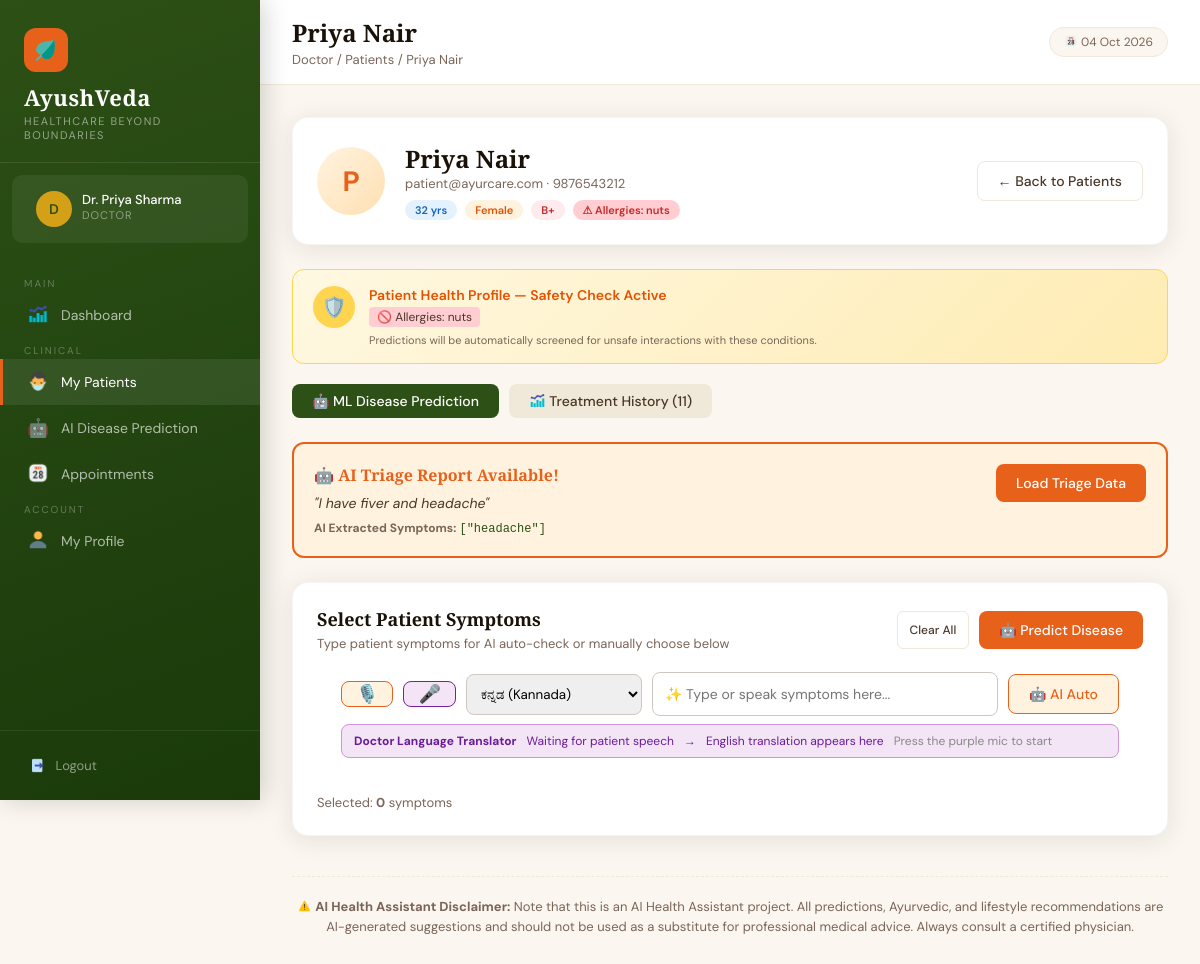
/doctor/patients/1 (signed in), run on the app's committed database.
### tables this page shows
CREATE TABLE doctors (
            id INTEGER PRIMARY KEY AUTOINCREMENT,
            name TEXT NOT NULL,
            email TEXT UNIQUE NOT NULL,
            password TEXT NOT NULL,
            phone TEXT,
            specialization TEXT,
            qualification TEXT,
            experience INTEGER DEFAULT 0,
            created_at TIMESTAMP DEFAULT CURRENT_TIMESTAMP
        );

CREATE TABLE patients (
            id INTEGER PRIMARY KEY AUTOINCREMENT,
            name TEXT NOT NULL,
            email TEXT UNIQUE NOT NULL,
            password TEXT NOT NULL,
            phone TEXT,
            age INTEGER,
            gender TEXT,
            blood_group TEXT,
            address TEXT,
            doctor_id INTEGER,
            created_at TIMESTAMP DEFAULT CURRENT_TIMESTAMP, preexisting_conditions TEXT, allergies TEXT, triage_raw_text TEXT, triage_symptoms TEXT, latitude REAL, longitude REAL, location_updated_at TIMESTAMP, share_location INTEGER DEFAULT 0,
            FOREIGN KEY (doctor_id) REFERENCES doctors(id)
        );

### app.py (the view)
@app.route('/doctor/patients/<int:id>')
@login_required('doctor')
def doctor_view_patient(id):
    conn = get_db()
    patient = conn.execute("SELECT * FROM patients WHERE id=?", (id,)).fetchone()
    prescriptions = conn.execute(
        "SELECT pr.*, d.name as doctor_name FROM prescriptions pr LEFT JOIN doctors d ON pr.doctor_id=d.id WHERE pr.patient_id=? ORDER BY pr.created_at DESC",
        (id,)
    ).fetchall()
    doctor = conn.execute("SELECT * FROM doctors WHERE id=?", (session['user_id'],)).fetchone()
    conn.close()
    return render_template('doctor/view_patient.html', patient=patient, prescriptions=prescriptions, symptoms_list=symptoms_list, doctor=doctor)

### app.py (called while the page is built)
@app.context_processor
def inject_now():
    return {'now': datetime.now().strftime('%d %b %Y')}

def get_db():
    if os.environ.get('VERCEL') and not os.path.exists(DB_PATH):
        orig_db = os.path.join(BASE_DIR, 'ayurcare.db')
        if os.path.exists(orig_db):
            import shutil
            shutil.copyfile(orig_db, DB_PATH)
    conn = sqlite3.connect(DB_PATH)
    conn.row_factory = sqlite3.Row
    return conn

def login_required(role):
    def decorator(f):
        @wraps(f)
        def wrapper(*args, **kwargs):
            if session.get('role') != role:
                flash('Please login to continue.', 'error')
                return redirect(url_for(f'{role}_login'))
            return f(*args, **kwargs)
        return wrapper
    return decorator

### templates/doctor/view_patient.html (shortened to what this page needs)
{% extends 'base.html' %}
{% block page_title %}{{ patient.name }}{% endblock %}
{% block breadcrumb %}Doctor / Patients / {{ patient.name }}{% endblock %}
{% block nav %}
<span class="nav-section-label">Main</span>
<a href="/doctor/dashboard" class="nav-link"><span class="icon"><img src="/static/images/dashboard_icon.png" style="height:1.2em;width:1.2em;vertical-align:-0.2em;"></span> Dashboard</a>
<span class="nav-section-label">Clinical</span>
<a href="/doctor/patients" class="nav-link{% if not prediction_mode %} active{% endif %}"><span class="icon"><img src="/static/images/patients_icon.png" style="height:1.2em;width:1.2em;vertical-align:-0.2em;"></span> My Patients</a>
<a href="/doctor/predict{% if prediction_mode %}?patient_id={{ patient.id }}{% endif %}" class="nav-link{% if prediction_mode %} active{% endif %}"><span class="icon">🤖</span> AI Disease Prediction</a>
<a href="/doctor/appointments" class="nav-link"><span class="icon"><img src="/static/images/appointments_icon.png" style="height:1.2em;width:1.2em;vertical-align:-0.2em;"></span> Appointments</a>
<span class="nav-section-label">Account</span>
<a href="/doctor/profile" class="nav-link"><span class="icon"><img src="/static/images/profile_icon.png" style="height:1.2em;width:1.2em;vertical-align:-0.2em;"></span> My Profile</a>
{% endblock %}
{% block content %}
<div class="card" style="margin-bottom:24px">
    <div style="display:flex;align-items:center;justify-content:space-between;flex-wrap:wrap;gap:16px">
        <div style="display:flex;align-items:center;gap:20px">
            <div style="width:68px;height:68px;background:linear-gradient(135deg,#FFF3E0,#FFE0B2);border-radius:50%;display:flex;align-items:center;justify-content:center;font-size:28px;font-weight:700;color:#E8611A">
                {{ patient.name[0].upper() }}
            </div>
            <div>
                <h2 style="font-size:24px">{{ patient.name }}</h2>
                <p style="color:#7A6558;font-size:13px">{{ patient.email }} · {{ patient.phone or 'No phone' }}</p>
                <div style="display:flex;gap:8px;margin-top:8px;flex-wrap:wrap">
                    <span class="badge badge-blue">{{ patient.age or 'N/A' }} yrs</span>
                    <span class="badge badge-orange">{{ patient.gender or 'N/A' }}</span>
                    <span class="badge badge-red">{{ patient.blood_group or 'N/A' }}</span>
                    {% if patient.allergies %}
                    <span class="badge badge-red" style="background:#FFCDD2;color:#C62828">⚠ Allergies: {{ patient.allergies }}</span>
                    {% endif %}
                </div>
            </div>
        </div>
        <a href="/doctor/patients" class="btn btn-outline">← Back to Patients</a>
    </div>
</div>
{% if patient.preexisting_conditions or patient.allergies %}
<div class="health-profile-card">
    <div class="hp-icon">🛡️</div>
    <div style="flex:1">
        <div style="font-size:14px;font-weight:600;color:#E65100;margin-bottom:4px">Patient Health Profile — Safety Check Active</div>
        <div style="font-size:12px;color:#4A3728;line-height:1.6">
            {% if patient.allergies %}
            <span style="background:#FFCDD2;padding:2px 8px;border-radius:4px">🚫 Allergies: {{ patient.allergies }}</span>
            {% endif %}
        </div>
        <div style="font-size:11px;color:#7A6558;margin-top:6px">Predictions will be automatically screened for unsafe interactions with these conditions.</div>
    </div>
</div>
{% endif %}
<div style="display:flex;gap:10px;margin-bottom:24px">
    <button class="tab-btn{% if request.args.get('tab', 'predict') != 'history' %} active{% endif %}" onclick="showTab('predict',this)">🤖 ML Disease Prediction</button>
    <button class="tab-btn{% if request.args.get('tab') == 'history' %} active{% endif %}" onclick="showTab('history',this)"><img src="/static/images/dashboard_icon.png" style="height:1.2em;width:1.2em;vertical-align:-0.2em;"> Treatment History ({{ prescriptions|length }})</button>
</div>
<div id="tab_predict"{% if request.args.get('tab') == 'history' %} style="display:none"{% endif %}>
    {% if patient.triage_symptoms %}
    <div style="background:#FFF3E0;border:2px solid #E8611A;border-radius:12px;padding:20px;margin-bottom:24px;">
        <div style="display:flex;justify-content:space-between;align-items:flex-start">
            <div>
                <h4 style="margin:0;color:#E8611A;font-size:16px;display:flex;align-items:center;gap:6px">🤖 AI Triage Report Available!</h4>
                <p style="margin:8px 0;font-size:14px;color:#4A3728;font-style:italic;">"{{ patient.triage_raw_text }}"</p>
                <div style="font-size:12px;color:#7A6558">
                    <strong>AI Extracted Symptoms:</strong>
                    <span style="font-family:monospace;color:#2D5016">{{ patient.triage_symptoms }}</span>
                </div>
            </div>
            <button class="btn btn-primary" onclick="loadTriageData()" style="background:#E8611A;border-color:#E8611A;box-shadow:none">Load Triage Data</button>
        </div>
    </div>
    {% endif %}
    <div class="card" style="margin-bottom:20px">
        <div class="card-header">
            <div>
                <h3 class="card-title">Select Patient Symptoms</h3>
                <p style="font-size:13px;color:#7A6558;margin-top:4px">Type patient symptoms for AI auto-check or manually choose below</p>
            </div>
            <div style="display:flex;gap:10px">
                <button onclick="clearSymptoms()" class="btn btn-outline btn-sm">Clear All</button>
                <button onclick="predictDisease()" class="btn btn-primary" id="predict_btn">🤖 Predict Disease</button>
            </div>
        </div>
        <div style="margin-bottom:8px;display:flex;gap:10px;padding:0 24px;flex-wrap:wrap;align-items:center;">
            <button type="button" onclick="startDictation()" class="btn btn-outline" id="voice_btn" style="border-color:#E8611A;color:#E8611A;background:#FFF3E0;font-size:18px;padding:0 14px;" title="Dictate Symptoms">🎙️</button>
            <button type="button" onclick="toggleDoctorTranslation()" id="trans_record_btn" class="btn btn-outline" style="border-color:#7B1FA2;color:#7B1FA2;background:#F3E5F5;font-size:18px;padding:0 14px;" title="Doctor Language Translator">🎤</button>
            <select id="trans_lang" aria-label="Doctor language translator language" style="padding:10px;border:1px solid #D0C8C0;border-radius:8px;min-width:160px;font-family:'DM Sans';">
                <option value="kn">ಕನ್ನಡ (Kannada)</option>
            </select>
            <input type="text" id="ai_symptom_input" placeholder="✨ Type or speak symptoms here..." style="flex:1;padding:12px;border:1px solid #D0C8C0;border-radius:8px;font-family:'DM Sans';font-size:14px">
            <button type="button" onclick="extractSymptoms()" class="btn btn-outline" id="ai_extract_btn" style="border-color:#E8611A;color:#E8611A;background:#FFF3E0">🤖 AI Auto</button>
        </div>
        <div style="margin:0 24px 20px;padding:8px 12px;background:#F3E5F5;border:1px solid #CE93D8;border-radius:8px;font-size:12px;color:#6A1B9A;display:flex;gap:10px;align-items:center;flex-wrap:wrap;">
            <strong>Doctor Language Translator</strong>
            <span id="trans_source">Waiting for patient speech</span>
            <span aria-hidden="true">→</span>
            <span id="trans_result">English translation appears here</span>
            <span id="trans_status" style="color:#888;">Press the purple mic to start</span>
        </div>
        <div style="margin-top:16px;font-size:13px;color:#7A6558">
            Selected: <strong id="selected_count">0</strong> symptoms
        </div>
    </div>
</div>
{% endblock %}

### templates/base.html (shortened to what this page needs)
<!DOCTYPE html>
<html lang="en">
<head>
</head>
<body>
    {% block body %}
    <div class="sidebar">
        <div class="sidebar-brand">
            <div class="logo-icon"><img src="/static/images/logo_icon.png"
                    style="height:1.2em;width:1.2em;vertical-align:-0.2em;"></div>
            <h2>AyushVeda</h2>
            <p>Healthcare Beyond Boundaries</p>
        </div>
        {% if session.user_name %}
        <div class="sidebar-user">
            <div class="avatar">{{ session.user_name[0].upper() }}</div>
            <div class="user-info">
                <div class="user-name">{{ session.user_name }}</div>
                <div class="user-role">{{ session.role|capitalize }}</div>
            </div>
        </div>
        {% endif %}
        <nav class="sidebar-nav">
            {% block nav %}{% endblock %}
        </nav>
        <div class="sidebar-footer">
            <a href="/logout" class="logout-btn"><img src="/static/images/logout_icon.png"
                    style="height:1.2em;width:1.2em;vertical-align:-0.2em;"> Logout</a>
        </div>
    </div>
    <div class="main">
        <div class="topbar">
            <div style="display:flex;align-items:center;gap:12px;">
                <div>
                    <h1>{% block page_title %}Dashboard{% endblock %}</h1>
                    <div class="breadcrumb">{% block breadcrumb %}Home{% endblock %}</div>
                </div>
            </div>
            <div class="topbar-right">
                <span class="date-badge"><img src="/static/images/appointments_icon.png"
                        style="height:1.2em;width:1.2em;vertical-align:-0.2em;"> {{ now }}</span>
            </div>
        </div>
        <div class="content">
            {% block content %}{% endblock %}
            <div class="content-footer"
                style="margin-top: 40px; padding-top: 20px; border-top: 1px dashed var(--cream-dark); text-align: center; font-size: 13px; color: var(--text-light); line-height: 1.5;">
                <strong><img src="/static/images/warning_icon.png"
                        style="height:1.2em;width:1.2em;vertical-align:-0.2em;"> AI Health Assistant
                    Disclaimer:</strong> Note that this is an AI Health Assistant project. All predictions, Ayurvedic,
                and lifestyle recommendations are AI-generated suggestions and should not be used as a substitute for
                professional medical advice. Always consult a certified physician.
            </div>
        </div>
    </div>
    {% endblock %}
</body>
</html>

### templates/doctor/view_patient.html (style rules this page uses)
.tab-btn { padding: 8px 20px; border: none; border-radius: 8px; cursor: pointer; font-family: 'DM Sans'; font-size: 14px; font-weight: 500; transition: all 0.2s; background: #F0E8D8; color: #4A3728; }
.tab-btn.active { background: #2D5016; color: #fff; }
.health-profile-card { background: linear-gradient(135deg, #FFF8E1, #FFECB3); border: 1.5px solid #FFD54F; border-radius: 12px; padding: 16px 20px; margin-bottom: 20px; display: flex; align-items: flex-start; gap: 14px; }
.health-profile-card .hp-icon { width: 42px; height: 42px; border-radius: 50%; background: #FFD54F; display: flex; align-items: center; justify-content: center; font-size: 20px; flex-shrink: 0; }

### data on the page
doctors: user_name "Dr. Priya Sharma"
patients: name "Priya Nair", name "P", email "patient@ayurcare.com", phone "9876543212", age "32", gender "Female", blood_group "B+", allergies "nuts", triage_raw_text "I have fiver and headache", triage_symptoms "[\"headache\"]"

### other printed values
{{ session.user_name[0].upper() }} "D"
{{ session.role|capitalize }} "DOCTOR"
{{ prescriptions|length }} "11"
